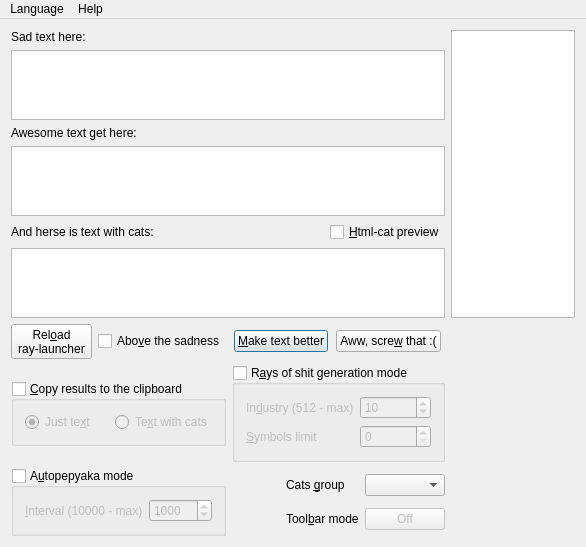
<?xml version="1.0" encoding="UTF-8"?>
<ui version="4.0">
 <class>MainWindow</class>
 <widget class="QMainWindow" name="MainWindow">
  <property name="geometry">
   <rect>
    <x>0</x>
    <y>0</y>
    <width>586</width>
    <height>545</height>
   </rect>
  </property>
  <property name="windowTitle">
   <string>OTUPYACHIVATEL-3000</string>
  </property>
  <property name="windowIcon">
   <iconset>
    <normaloff>:/UP4K-men.ico</normaloff>:/UP4K-men.ico</iconset>
  </property>
  <widget class="QWidget" name="centralWidget">
   <layout class="QGridLayout" name="gridLayout_5">
    <item row="0" column="0">
     <layout class="QVBoxLayout" name="verticalLayout_2">
      <item>
       <widget class="QLabel" name="InputTextLabel">
        <property name="text">
         <string>Sad text here:</string>
        </property>
        <property name="buddy">
         <cstring>InputPlainTextEdit</cstring>
        </property>
       </widget>
      </item>
      <item>
       <widget class="QPlainTextEdit" name="InputPlainTextEdit">
        <property name="tabChangesFocus">
         <bool>true</bool>
        </property>
        <property name="backgroundVisible">
         <bool>false</bool>
        </property>
       </widget>
      </item>
      <item>
       <widget class="QLabel" name="OutputTextLabel">
        <property name="text">
         <string>Awesome text get here:</string>
        </property>
        <property name="buddy">
         <cstring>OutputPlainTextEdit</cstring>
        </property>
       </widget>
      </item>
      <item>
       <widget class="QPlainTextEdit" name="OutputPlainTextEdit">
        <property name="acceptDrops">
         <bool>false</bool>
        </property>
        <property name="tabChangesFocus">
         <bool>true</bool>
        </property>
        <property name="readOnly">
         <bool>true</bool>
        </property>
       </widget>
      </item>
      <item>
       <layout class="QHBoxLayout" name="horizontalLayout">
        <item>
         <widget class="QLabel" name="OutputTagsTextLabel">
          <property name="text">
           <string>And herse is text with cats:</string>
          </property>
          <property name="buddy">
           <cstring>OutputTagsPlainTextEdit</cstring>
          </property>
         </widget>
        </item>
        <item>
         <widget class="QCheckBox" name="HtmlViewCheckBox">
          <property name="sizePolicy">
           <sizepolicy hsizetype="Fixed" vsizetype="Fixed">
            <horstretch>0</horstretch>
            <verstretch>0</verstretch>
           </sizepolicy>
          </property>
          <property name="toolTip">
           <string>&lt;!DOCTYPE HTML PUBLIC &quot;-//W3C//DTD HTML 4.0//EN&quot; &quot;http://www.w3.org/TR/REC-html40/strict.dtd&quot;&gt;
&lt;html&gt;&lt;head&gt;&lt;meta name=&quot;qrichtext&quot; content=&quot;1&quot; /&gt;&lt;style type=&quot;text/css&quot;&gt;
p, li { white-space: pre-wrap; }
&lt;/style&gt;&lt;/head&gt;&lt;body style=&quot; font-family:'MS Shell Dlg 2'; font-size:8.25pt; font-weight:400; font-style:normal;&quot;&gt;
&lt;p style=&quot; margin-top:0px; margin-bottom:0px; margin-left:0px; margin-right:0px; -qt-block-indent:0; text-indent:0px;&quot;&gt;&lt;span style=&quot; font-size:8pt;&quot;&gt;Adds a field to the right that shows how text will look with all used tags&lt;/span&gt;&lt;/p&gt;
&lt;p style=&quot; margin-top:0px; margin-bottom:0px; margin-left:0px; margin-right:0px; -qt-block-indent:0; text-indent:0px;&quot;&gt;&lt;span style=&quot; font-size:8pt;&quot;&gt;(understands only html-tags)&lt;/span&gt;&lt;/p&gt;&lt;/body&gt;&lt;/html&gt;</string>
          </property>
          <property name="text">
           <string>&amp;Html-cat preview</string>
          </property>
          <property name="checked">
           <bool>false</bool>
          </property>
         </widget>
        </item>
       </layout>
      </item>
      <item>
       <widget class="QPlainTextEdit" name="OutputTagsPlainTextEdit">
        <property name="acceptDrops">
         <bool>false</bool>
        </property>
        <property name="tabChangesFocus">
         <bool>true</bool>
        </property>
        <property name="readOnly">
         <bool>true</bool>
        </property>
       </widget>
      </item>
     </layout>
    </item>
    <item row="0" column="1">
     <widget class="QTextBrowser" name="HtmlTextBrowser">
      <property name="enabled">
       <bool>true</bool>
      </property>
      <property name="acceptDrops">
       <bool>false</bool>
      </property>
      <property name="openExternalLinks">
       <bool>true</bool>
      </property>
     </widget>
    </item>
    <item row="1" column="0">
     <layout class="QGridLayout" name="gridLayout_2">
      <item row="0" column="1">
       <layout class="QHBoxLayout" name="horizontalLayout_6">
        <property name="sizeConstraint">
         <enum>QLayout::SetMaximumSize</enum>
        </property>
        <item>
         <widget class="QToolButton" name="OpenConfigButton">
          <property name="sizePolicy">
           <sizepolicy hsizetype="Maximum" vsizetype="Maximum">
            <horstretch>0</horstretch>
            <verstretch>0</verstretch>
           </sizepolicy>
          </property>
          <property name="toolTip">
           <string>&lt;!DOCTYPE HTML PUBLIC &quot;-//W3C//DTD HTML 4.0//EN&quot; &quot;http://www.w3.org/TR/REC-html40/strict.dtd&quot;&gt;
&lt;html&gt;&lt;head&gt;&lt;meta name=&quot;qrichtext&quot; content=&quot;1&quot; /&gt;&lt;style type=&quot;text/css&quot;&gt;
p, li { white-space: pre-wrap; }
&lt;/style&gt;&lt;/head&gt;&lt;body style=&quot; font-family:'MS Shell Dlg 2'; font-size:8.25pt; font-weight:400; font-style:normal;&quot;&gt;
&lt;p style=&quot; margin-top:0px; margin-bottom:0px; margin-left:0px; margin-right:0px; -qt-block-indent:0; text-indent:0px;&quot;&gt;&lt;span style=&quot; font-size:8pt;&quot;&gt;Open another configuration file&lt;/span&gt;&lt;/p&gt;&lt;/body&gt;&lt;/html&gt;</string>
          </property>
          <property name="text">
           <string>Rel&amp;oad
ray-launcher</string>
          </property>
          <property name="toolButtonStyle">
           <enum>Qt::ToolButtonIconOnly</enum>
          </property>
          <property name="autoRaise">
           <bool>false</bool>
          </property>
         </widget>
        </item>
        <item>
         <widget class="QCheckBox" name="TopmostCheckBox">
          <property name="sizePolicy">
           <sizepolicy hsizetype="Maximum" vsizetype="Fixed">
            <horstretch>0</horstretch>
            <verstretch>0</verstretch>
           </sizepolicy>
          </property>
          <property name="mouseTracking">
           <bool>false</bool>
          </property>
          <property name="toolTip">
           <string>&lt;!DOCTYPE HTML PUBLIC &quot;-//W3C//DTD HTML 4.0//EN&quot; &quot;http://www.w3.org/TR/REC-html40/strict.dtd&quot;&gt;
&lt;html&gt;&lt;head&gt;&lt;meta name=&quot;qrichtext&quot; content=&quot;1&quot; /&gt;&lt;style type=&quot;text/css&quot;&gt;
p, li { white-space: pre-wrap; }
&lt;/style&gt;&lt;/head&gt;&lt;body style=&quot; font-family:'MS Shell Dlg 2'; font-size:8.25pt; font-weight:400; font-style:normal;&quot;&gt;
&lt;p style=&quot; margin-top:0px; margin-bottom:0px; margin-left:0px; margin-right:0px; -qt-block-indent:0; text-indent:0px;&quot;&gt;&lt;span style=&quot; font-size:8pt;&quot;&gt;If checked - determines that this windows will be topmost&lt;/span&gt;&lt;/p&gt;&lt;/body&gt;&lt;/html&gt;</string>
          </property>
          <property name="text">
           <string>Abo&amp;ve the sadness</string>
          </property>
          <property name="autoRepeat">
           <bool>false</bool>
          </property>
          <property name="autoRepeatDelay">
           <number>300</number>
          </property>
          <property name="autoRepeatInterval">
           <number>100</number>
          </property>
         </widget>
        </item>
       </layout>
      </item>
      <item row="1" column="2">
       <widget class="QGroupBox" name="ZlogenGroupBox">
        <property name="sizePolicy">
         <sizepolicy hsizetype="Preferred" vsizetype="Fixed">
          <horstretch>0</horstretch>
          <verstretch>0</verstretch>
         </sizepolicy>
        </property>
        <property name="toolTip">
         <string>&lt;!DOCTYPE HTML PUBLIC &quot;-//W3C//DTD HTML 4.0//EN&quot; &quot;http://www.w3.org/TR/REC-html40/strict.dtd&quot;&gt;
&lt;html&gt;&lt;head&gt;&lt;meta name=&quot;qrichtext&quot; content=&quot;1&quot; /&gt;&lt;style type=&quot;text/css&quot;&gt;
p, li { white-space: pre-wrap; }
&lt;/style&gt;&lt;/head&gt;&lt;body style=&quot; font-family:'MS Shell Dlg 2'; font-size:8.25pt; font-weight:400; font-style:normal;&quot;&gt;
&lt;p style=&quot; margin-top:0px; margin-bottom:0px; margin-left:0px; margin-right:0px; -qt-block-indent:0; text-indent:0px;&quot;&gt;&lt;span style=&quot; font-size:8pt;&quot;&gt;Mode, in which text is generated depending on the random additions in &lt;/span&gt;&lt;/p&gt;
&lt;p style=&quot; margin-top:0px; margin-bottom:0px; margin-left:0px; margin-right:0px; -qt-block-indent:0; text-indent:0px;&quot;&gt;&lt;span style=&quot; font-size:8pt;&quot;&gt;the config file&lt;/span&gt;&lt;/p&gt;&lt;/body&gt;&lt;/html&gt;</string>
        </property>
        <property name="title">
         <string>R&amp;ays of shit generation mode</string>
        </property>
        <property name="checkable">
         <bool>true</bool>
        </property>
        <property name="checked">
         <bool>false</bool>
        </property>
        <layout class="QVBoxLayout" name="verticalLayout_4">
         <property name="sizeConstraint">
          <enum>QLayout::SetMaximumSize</enum>
         </property>
         <item>
          <layout class="QFormLayout" name="formLayout_3">
           <property name="sizeConstraint">
            <enum>QLayout::SetMaximumSize</enum>
           </property>
           <property name="fieldGrowthPolicy">
            <enum>QFormLayout::AllNonFixedFieldsGrow</enum>
           </property>
           <item row="0" column="0">
            <widget class="QLabel" name="IndustryLabel">
             <property name="sizePolicy">
              <sizepolicy hsizetype="Preferred" vsizetype="Preferred">
               <horstretch>0</horstretch>
               <verstretch>0</verstretch>
              </sizepolicy>
             </property>
             <property name="text">
              <string>In&amp;dustry (512 - max)</string>
             </property>
             <property name="openExternalLinks">
              <bool>false</bool>
             </property>
             <property name="buddy">
              <cstring>IndustrySpinBox</cstring>
             </property>
            </widget>
           </item>
           <item row="0" column="1">
            <widget class="QSpinBox" name="IndustrySpinBox">
             <property name="toolTip">
              <string>&lt;!DOCTYPE HTML PUBLIC &quot;-//W3C//DTD HTML 4.0//EN&quot; &quot;http://www.w3.org/TR/REC-html40/strict.dtd&quot;&gt;
&lt;html&gt;&lt;head&gt;&lt;meta name=&quot;qrichtext&quot; content=&quot;1&quot; /&gt;&lt;style type=&quot;text/css&quot;&gt;
p, li { white-space: pre-wrap; }
&lt;/style&gt;&lt;/head&gt;&lt;body style=&quot; font-family:'MS Shell Dlg 2'; font-size:8.25pt; font-weight:400; font-style:normal;&quot;&gt;
&lt;p style=&quot; margin-top:0px; margin-bottom:0px; margin-left:0px; margin-right:0px; -qt-block-indent:0; text-indent:0px;&quot;&gt;&lt;span style=&quot; font-size:8pt;&quot;&gt;Industry sets amount of generated additions&lt;/span&gt;&lt;/p&gt;&lt;/body&gt;&lt;/html&gt;</string>
             </property>
             <property name="accelerated">
              <bool>true</bool>
             </property>
             <property name="correctionMode">
              <enum>QAbstractSpinBox::CorrectToNearestValue</enum>
             </property>
             <property name="minimum">
              <number>1</number>
             </property>
             <property name="maximum">
              <number>512</number>
             </property>
             <property name="value">
              <number>10</number>
             </property>
            </widget>
           </item>
           <item row="1" column="0">
            <widget class="QLabel" name="SymbolLimitLabel">
             <property name="text">
              <string>&amp;Symbols limit</string>
             </property>
             <property name="buddy">
              <cstring>SymbolLimitSpinBox</cstring>
             </property>
            </widget>
           </item>
           <item row="1" column="1">
            <widget class="QSpinBox" name="SymbolLimitSpinBox">
             <property name="toolTip">
              <string>&lt;!DOCTYPE HTML PUBLIC &quot;-//W3C//DTD HTML 4.0//EN&quot; &quot;http://www.w3.org/TR/REC-html40/strict.dtd&quot;&gt;
&lt;html&gt;&lt;head&gt;&lt;meta name=&quot;qrichtext&quot; content=&quot;1&quot; /&gt;&lt;style type=&quot;text/css&quot;&gt;
p, li { white-space: pre-wrap; }
&lt;/style&gt;&lt;/head&gt;&lt;body style=&quot; font-family:'MS Shell Dlg 2'; font-size:8.25pt; font-weight:400; font-style:normal;&quot;&gt;
&lt;p style=&quot; margin-top:0px; margin-bottom:0px; margin-left:0px; margin-right:0px; -qt-block-indent:0; text-indent:0px;&quot;&gt;&lt;span style=&quot; font-size:8pt;&quot;&gt;Symbols limit sets, above which quantity of symbols in result text that&lt;/span&gt;&lt;/p&gt;
&lt;p style=&quot; margin-top:0px; margin-bottom:0px; margin-left:0px; margin-right:0px; -qt-block-indent:0; text-indent:0px;&quot;&gt;&lt;span style=&quot; font-size:8pt;&quot;&gt;text will be cut. Is required if the sad forum has the symbols limit in&lt;/span&gt;&lt;/p&gt;
&lt;p style=&quot; margin-top:0px; margin-bottom:0px; margin-left:0px; margin-right:0px; -qt-block-indent:0; text-indent:0px;&quot;&gt;&lt;span style=&quot; font-size:8pt;&quot;&gt;their messages. 0 means that text won't be cut&lt;/span&gt;&lt;/p&gt;&lt;/body&gt;&lt;/html&gt;</string>
             </property>
             <property name="accelerated">
              <bool>true</bool>
             </property>
             <property name="correctionMode">
              <enum>QAbstractSpinBox::CorrectToNearestValue</enum>
             </property>
             <property name="maximum">
              <number>10000</number>
             </property>
            </widget>
           </item>
          </layout>
         </item>
        </layout>
       </widget>
      </item>
      <item row="1" column="1">
       <widget class="QGroupBox" name="BufferGroupBox">
        <property name="sizePolicy">
         <sizepolicy hsizetype="Maximum" vsizetype="Fixed">
          <horstretch>0</horstretch>
          <verstretch>0</verstretch>
         </sizepolicy>
        </property>
        <property name="toolTip">
         <string>&lt;!DOCTYPE HTML PUBLIC &quot;-//W3C//DTD HTML 4.0//EN&quot; &quot;http://www.w3.org/TR/REC-html40/strict.dtd&quot;&gt;
&lt;html&gt;&lt;head&gt;&lt;meta name=&quot;qrichtext&quot; content=&quot;1&quot; /&gt;&lt;style type=&quot;text/css&quot;&gt;
p, li { white-space: pre-wrap; }
&lt;/style&gt;&lt;/head&gt;&lt;body style=&quot; font-family:'MS Shell Dlg 2'; font-size:8.25pt; font-weight:400; font-style:normal;&quot;&gt;
&lt;p style=&quot; margin-top:0px; margin-bottom:0px; margin-left:0px; margin-right:0px; -qt-block-indent:0; text-indent:0px;&quot;&gt;&lt;span style=&quot; font-size:8pt;&quot;&gt;Mode, in which all result texts will be copied to the clipboard, ready for&lt;/span&gt;&lt;/p&gt;
&lt;p style=&quot; margin-top:0px; margin-bottom:0px; margin-left:0px; margin-right:0px; -qt-block-indent:0; text-indent:0px;&quot;&gt;&lt;span style=&quot; font-size:8pt;&quot;&gt;paste&lt;/span&gt;&lt;/p&gt;&lt;/body&gt;&lt;/html&gt;</string>
        </property>
        <property name="title">
         <string>&amp;Copy results to the clipboard</string>
        </property>
        <property name="flat">
         <bool>false</bool>
        </property>
        <property name="checkable">
         <bool>true</bool>
        </property>
        <property name="checked">
         <bool>false</bool>
        </property>
        <layout class="QVBoxLayout" name="verticalLayout_6">
         <property name="sizeConstraint">
          <enum>QLayout::SetMaximumSize</enum>
         </property>
         <item>
          <layout class="QHBoxLayout" name="horizontalLayout_7" stretch="0,1,0">
           <property name="sizeConstraint">
            <enum>QLayout::SetMaximumSize</enum>
           </property>
           <item>
            <widget class="QRadioButton" name="BufferTextRadioButton">
             <property name="sizePolicy">
              <sizepolicy hsizetype="Fixed" vsizetype="Fixed">
               <horstretch>0</horstretch>
               <verstretch>0</verstretch>
              </sizepolicy>
             </property>
             <property name="mouseTracking">
              <bool>false</bool>
             </property>
             <property name="toolTip">
              <string>&lt;!DOCTYPE HTML PUBLIC &quot;-//W3C//DTD HTML 4.0//EN&quot; &quot;http://www.w3.org/TR/REC-html40/strict.dtd&quot;&gt;
&lt;html&gt;&lt;head&gt;&lt;meta name=&quot;qrichtext&quot; content=&quot;1&quot; /&gt;&lt;style type=&quot;text/css&quot;&gt;
p, li { white-space: pre-wrap; }
&lt;/style&gt;&lt;/head&gt;&lt;body style=&quot; font-family:'MS Shell Dlg 2'; font-size:8.25pt; font-weight:400; font-style:normal;&quot;&gt;
&lt;p style=&quot; margin-top:0px; margin-bottom:0px; margin-left:0px; margin-right:0px; -qt-block-indent:0; text-indent:0px;&quot;&gt;&lt;span style=&quot; font-size:8pt;&quot;&gt;To the clipboard will be copied text from the field &quot;awesome text&quot;&lt;/span&gt;&lt;/p&gt;&lt;/body&gt;&lt;/html&gt;</string>
             </property>
             <property name="text">
              <string>Just te&amp;xt</string>
             </property>
             <property name="checked">
              <bool>true</bool>
             </property>
            </widget>
           </item>
           <item>
            <spacer name="horizontalSpacer_5">
             <property name="orientation">
              <enum>Qt::Horizontal</enum>
             </property>
             <property name="sizeType">
              <enum>QSizePolicy::Preferred</enum>
             </property>
             <property name="sizeHint" stdset="0">
              <size>
               <width>60</width>
               <height>20</height>
              </size>
             </property>
            </spacer>
           </item>
           <item>
            <widget class="QRadioButton" name="BufferTagsRadioButton">
             <property name="sizePolicy">
              <sizepolicy hsizetype="Fixed" vsizetype="Fixed">
               <horstretch>0</horstretch>
               <verstretch>0</verstretch>
              </sizepolicy>
             </property>
             <property name="mouseTracking">
              <bool>false</bool>
             </property>
             <property name="toolTip">
              <string>&lt;!DOCTYPE HTML PUBLIC &quot;-//W3C//DTD HTML 4.0//EN&quot; &quot;http://www.w3.org/TR/REC-html40/strict.dtd&quot;&gt;
&lt;html&gt;&lt;head&gt;&lt;meta name=&quot;qrichtext&quot; content=&quot;1&quot; /&gt;&lt;style type=&quot;text/css&quot;&gt;
p, li { white-space: pre-wrap; }
&lt;/style&gt;&lt;/head&gt;&lt;body style=&quot; font-family:'MS Shell Dlg 2'; font-size:8.25pt; font-weight:400; font-style:normal;&quot;&gt;
&lt;p style=&quot; margin-top:0px; margin-bottom:0px; margin-left:0px; margin-right:0px; -qt-block-indent:0; text-indent:0px;&quot;&gt;&lt;span style=&quot; font-size:8pt;&quot;&gt;To the clipboard will be copied text from the field &quot;text with cats&quot;&lt;/span&gt;&lt;/p&gt;&lt;/body&gt;&lt;/html&gt;</string>
             </property>
             <property name="text">
              <string>Te&amp;xt with cats</string>
             </property>
             <property name="checked">
              <bool>false</bool>
             </property>
            </widget>
           </item>
          </layout>
         </item>
        </layout>
       </widget>
      </item>
      <item row="1" column="0">
       <spacer name="horizontalSpacer_6">
        <property name="orientation">
         <enum>Qt::Horizontal</enum>
        </property>
        <property name="sizeHint" stdset="0">
         <size>
          <width>40</width>
          <height>20</height>
         </size>
        </property>
       </spacer>
      </item>
      <item row="1" column="3">
       <spacer name="horizontalSpacer_7">
        <property name="orientation">
         <enum>Qt::Horizontal</enum>
        </property>
        <property name="sizeHint" stdset="0">
         <size>
          <width>40</width>
          <height>20</height>
         </size>
        </property>
       </spacer>
      </item>
      <item row="0" column="2">
       <layout class="QHBoxLayout" name="horizontalLayout_8">
        <property name="sizeConstraint">
         <enum>QLayout::SetMaximumSize</enum>
        </property>
        <item>
         <widget class="QPushButton" name="OkButton">
          <property name="sizePolicy">
           <sizepolicy hsizetype="Maximum" vsizetype="Maximum">
            <horstretch>0</horstretch>
            <verstretch>0</verstretch>
           </sizepolicy>
          </property>
          <property name="text">
           <string>&amp;Make text better</string>
          </property>
          <property name="autoDefault">
           <bool>true</bool>
          </property>
          <property name="default">
           <bool>true</bool>
          </property>
         </widget>
        </item>
        <item>
         <widget class="QPushButton" name="CancelButton">
          <property name="sizePolicy">
           <sizepolicy hsizetype="Maximum" vsizetype="Maximum">
            <horstretch>0</horstretch>
            <verstretch>0</verstretch>
           </sizepolicy>
          </property>
          <property name="toolTip">
           <string>&lt;!DOCTYPE HTML PUBLIC &quot;-//W3C//DTD HTML 4.0//EN&quot; &quot;http://www.w3.org/TR/REC-html40/strict.dtd&quot;&gt;
&lt;html&gt;&lt;head&gt;&lt;meta name=&quot;qrichtext&quot; content=&quot;1&quot; /&gt;&lt;style type=&quot;text/css&quot;&gt;
p, li { white-space: pre-wrap; }
&lt;/style&gt;&lt;/head&gt;&lt;body style=&quot; font-family:'MS Shell Dlg 2'; font-size:8.25pt; font-weight:400; font-style:normal;&quot;&gt;
&lt;p style=&quot; margin-top:0px; margin-bottom:0px; margin-left:0px; margin-right:0px; -qt-block-indent:0; text-indent:0px;&quot;&gt;&lt;span style=&quot; font-size:8pt;&quot;&gt;Exit the program&lt;/span&gt;&lt;/p&gt;&lt;/body&gt;&lt;/html&gt;</string>
          </property>
          <property name="text">
           <string>Aww, scre&amp;w that :(</string>
          </property>
          <property name="autoDefault">
           <bool>true</bool>
          </property>
          <property name="default">
           <bool>false</bool>
          </property>
         </widget>
        </item>
       </layout>
      </item>
      <item row="2" column="1">
       <widget class="QGroupBox" name="AutoModeGroupBox">
        <property name="sizePolicy">
         <sizepolicy hsizetype="Preferred" vsizetype="Fixed">
          <horstretch>0</horstretch>
          <verstretch>0</verstretch>
         </sizepolicy>
        </property>
        <property name="toolTip">
         <string>Mode, in which program will work automatically. And what will it do
depends on: turned on zlogen mode, or not</string>
        </property>
        <property name="title">
         <string>A&amp;utopepyaka mode</string>
        </property>
        <property name="checkable">
         <bool>true</bool>
        </property>
        <property name="checked">
         <bool>false</bool>
        </property>
        <layout class="QVBoxLayout" name="verticalLayout_9">
         <property name="sizeConstraint">
          <enum>QLayout::SetMaximumSize</enum>
         </property>
         <item>
          <layout class="QFormLayout" name="formLayout_4">
           <property name="sizeConstraint">
            <enum>QLayout::SetMaximumSize</enum>
           </property>
           <item row="0" column="0">
            <widget class="QLabel" name="IntervalLabel">
             <property name="text">
              <string>&amp;Interval (10000 - max)</string>
             </property>
             <property name="scaledContents">
              <bool>false</bool>
             </property>
             <property name="wordWrap">
              <bool>false</bool>
             </property>
             <property name="openExternalLinks">
              <bool>false</bool>
             </property>
             <property name="buddy">
              <cstring>IntervalSpinBox</cstring>
             </property>
            </widget>
           </item>
           <item row="0" column="1">
            <widget class="QSpinBox" name="IntervalSpinBox">
             <property name="toolTip">
              <string>&lt;!DOCTYPE HTML PUBLIC &quot;-//W3C//DTD HTML 4.0//EN&quot; &quot;http://www.w3.org/TR/REC-html40/strict.dtd&quot;&gt;
&lt;html&gt;&lt;head&gt;&lt;meta name=&quot;qrichtext&quot; content=&quot;1&quot; /&gt;&lt;style type=&quot;text/css&quot;&gt;
p, li { white-space: pre-wrap; }
&lt;/style&gt;&lt;/head&gt;&lt;body style=&quot; font-family:'MS Shell Dlg 2'; font-size:8.25pt; font-weight:400; font-style:normal;&quot;&gt;
&lt;p style=&quot; margin-top:0px; margin-bottom:0px; margin-left:0px; margin-right:0px; -qt-block-indent:0; text-indent:0px;&quot;&gt;&lt;span style=&quot; font-size:8pt;&quot;&gt;Interval between two rays of shit generations in auto-zlogen mode.&lt;/span&gt;&lt;/p&gt;
&lt;p style=&quot; margin-top:0px; margin-bottom:0px; margin-left:0px; margin-right:0px; -qt-block-indent:0; text-indent:0px;&quot;&gt;&lt;span style=&quot; font-size:8pt;&quot;&gt;Is set in milliseconds.&lt;/span&gt;&lt;/p&gt;
&lt;p style=&quot; margin-top:0px; margin-bottom:0px; margin-left:0px; margin-right:0px; -qt-block-indent:0; text-indent:0px;&quot;&gt;&lt;span style=&quot; font-size:8pt;&quot;&gt;Max - 10000 (which equals to 10 seconds)&lt;/span&gt;&lt;/p&gt;
&lt;p style=&quot; margin-top:0px; margin-bottom:0px; margin-left:0px; margin-right:0px; -qt-block-indent:0; text-indent:0px;&quot;&gt;&lt;span style=&quot; font-size:8pt;&quot;&gt;Min - 100 (which equals to one-tenth on second)&lt;/span&gt;&lt;/p&gt;&lt;/body&gt;&lt;/html&gt;</string>
             </property>
             <property name="accelerated">
              <bool>true</bool>
             </property>
             <property name="correctionMode">
              <enum>QAbstractSpinBox::CorrectToNearestValue</enum>
             </property>
             <property name="minimum">
              <number>100</number>
             </property>
             <property name="maximum">
              <number>10000</number>
             </property>
             <property name="singleStep">
              <number>100</number>
             </property>
             <property name="value">
              <number>1000</number>
             </property>
            </widget>
           </item>
          </layout>
         </item>
        </layout>
       </widget>
      </item>
      <item row="2" column="2">
       <layout class="QGridLayout" name="gridLayout_4">
        <item row="0" column="2">
         <widget class="QComboBox" name="TagGroupComboBox">
          <property name="toolTip">
           <string>&lt;!DOCTYPE HTML PUBLIC &quot;-//W3C//DTD HTML 4.0//EN&quot; &quot;http://www.w3.org/TR/REC-html40/strict.dtd&quot;&gt;
&lt;html&gt;&lt;head&gt;&lt;meta name=&quot;qrichtext&quot; content=&quot;1&quot; /&gt;&lt;style type=&quot;text/css&quot;&gt;
p, li { white-space: pre-wrap; }
&lt;/style&gt;&lt;/head&gt;&lt;body style=&quot; font-family:'MS Shell Dlg 2'; font-size:8.25pt; font-weight:400; font-style:normal;&quot;&gt;
&lt;p style=&quot; margin-top:0px; margin-bottom:0px; margin-left:0px; margin-right:0px; -qt-block-indent:0; text-indent:0px;&quot;&gt;&lt;span style=&quot; font-size:8pt;&quot;&gt;Chooses set of tags from the config&lt;/span&gt;&lt;/p&gt;&lt;/body&gt;&lt;/html&gt;</string>
          </property>
         </widget>
        </item>
        <item row="0" column="1">
         <widget class="QLabel" name="TagsGroupLabel">
          <property name="text">
           <string>Cats &amp;group</string>
          </property>
          <property name="buddy">
           <cstring>TagGroupComboBox</cstring>
          </property>
         </widget>
        </item>
        <item row="0" column="0">
         <spacer name="horizontalSpacer_8">
          <property name="orientation">
           <enum>Qt::Horizontal</enum>
          </property>
          <property name="sizeHint" stdset="0">
           <size>
            <width>40</width>
            <height>20</height>
           </size>
          </property>
         </spacer>
        </item>
        <item row="1" column="2">
         <widget class="QPushButton" name="ToolbarPushButton">
          <property name="enabled">
           <bool>false</bool>
          </property>
          <property name="toolTip">
           <string>Not implemented yet</string>
          </property>
          <property name="text">
           <string>Off</string>
          </property>
         </widget>
        </item>
        <item row="1" column="1">
         <widget class="QLabel" name="ToolbarLabel">
          <property name="text">
           <string>Tool&amp;bar mode</string>
          </property>
          <property name="buddy">
           <cstring>ToolbarPushButton</cstring>
          </property>
         </widget>
        </item>
       </layout>
      </item>
     </layout>
    </item>
   </layout>
  </widget>
  <widget class="QMenuBar" name="menuBar">
   <property name="geometry">
    <rect>
     <x>0</x>
     <y>0</y>
     <width>586</width>
     <height>21</height>
    </rect>
   </property>
   <widget class="QMenu" name="menuLanguage">
    <property name="title">
     <string>Language</string>
    </property>
    <addaction name="actionRussian"/>
    <addaction name="actionEnglish"/>
   </widget>
   <widget class="QMenu" name="menuAbout">
    <property name="title">
     <string>Help</string>
    </property>
    <addaction name="actionAbout"/>
   </widget>
   <addaction name="menuLanguage"/>
   <addaction name="menuAbout"/>
  </widget>
  <action name="actionRussian">
   <property name="checkable">
    <bool>true</bool>
   </property>
   <property name="text">
    <string notr="true">Русский</string>
   </property>
  </action>
  <action name="actionEnglish">
   <property name="checkable">
    <bool>true</bool>
   </property>
   <property name="text">
    <string notr="true">English</string>
   </property>
  </action>
  <action name="actionAbout">
   <property name="text">
    <string>About</string>
   </property>
  </action>
 </widget>
 <layoutdefault spacing="6" margin="11"/>
 <resources/>
 <connections>
  <connection>
   <sender>CancelButton</sender>
   <signal>clicked()</signal>
   <receiver>MainWindow</receiver>
   <slot>close()</slot>
   <hints>
    <hint type="sourcelabel">
     <x>430</x>
     <y>378</y>
    </hint>
    <hint type="destinationlabel">
     <x>510</x>
     <y>408</y>
    </hint>
   </hints>
  </connection>
 </connections>
</ui>
